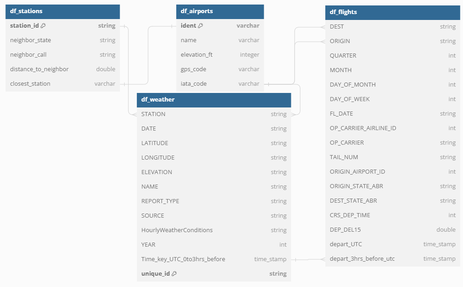
#> input picture Images/DatasetDiagram.png, 463 x 287 px, shrunk from 1022 x 633 before the run
$ python '261 Final Project - Phase II.py'
#> lines starting #> are read from the running program, lines starting #| are printed output that depends on the picture
# Databricks notebook source
# MAGIC %md
# MAGIC
# MAGIC # AeroProphet

# COMMAND ----------

# Import package for showing images
import matplotlib.pyplot as plt

# COMMAND ----------

# DBTITLE 1,Abstract
# MAGIC %md
# MAGIC The overall objective of this project is to predict departure delays greater than 15 minutes, 2 hours before takeoff. The business case is described in more detail in the next section, but the results of this analysis have significant benefits for both airlines and passengers.
# MAGIC
# MAGIC The specific goals of Phase II were to perform a data join, do a full EDA informed by Phase I, clean up the data, run a logistic regression baseline model, and use LASSO regularization to reduce our feature set.
# MAGIC
# MAGIC We started with 54 features at the beginning of this phase (including derived features) and ended up with 24. Later iterations of the model had a 22.85% improvement in F1 score over our baseline model.
# MAGIC
# MAGIC In the next phase of this project, we will revisit our engineering pipeline, experiment with additional models, and fine-tune those that perform best.

# COMMAND ----------

# DBTITLE 1,Business Case
# MAGIC %md
# MAGIC
# MAGIC The ability to anticipate delays will usher in a new era of empowered decision-making for passengers and seamless operations for airlines.
# MAGIC
# MAGIC Armed with this foresight, passengers will be able to adapt their plans in real-time and make more informed choices from the outset.
# MAGIC
# MAGIC Meanwhile, airlines will be able to more proactively address issues and come up with timely resolutions if they're able to foresee delays. Beyond these immediate benefits, this predictive analysis will also shed light on the major causes of delays, which airlines can use to improve their operational efficiency and elevate the customer experience.
# MAGIC
# MAGIC In a world that puts an increasing emphasis on efficiency, the power of real-time insights will transform the travel landscape.

# COMMAND ----------

# DBTITLE 1,Assignment/Credit Plan
# MAGIC %md
# MAGIC Phase Leader: Sreeram
# MAGIC
# MAGIC This table will be updated to include a phase's assigments at the beginning of that phase.
# MAGIC
# MAGIC | Phase | Task | Person | Expected Time (in Days) | Start/End Dates |
# MAGIC |----------|----------|----------|----------|----------|
# MAGIC | 2 | Notebook & Tasks Setup | Hailee | 1 | 11/7/23 |
# MAGIC | 2 | Abstract | Hailee | 1 | 11/27/23 |
# MAGIC | 2 | Business Case | Hailee | 1 | 11/8/23 |
# MAGIC | 2 | EDA | Nick, Sreeram | 10 | 11/9/23 - 11/20/23 |
# MAGIC | 2 | Data Cleaning | Landon | 7 | 11/19/23 - 11/25/23 |
# MAGIC | 2 | Feature Engineering | Nick | 7 | 11/19/23 - 11/26/23 |
# MAGIC | 2 | Baseline model | Nick, Landon, Sreeram, Hailee | 4 | 11/21/23 - 11/24/23 |
# MAGIC | 2 | Datasets Join | Landon | 10 | 11/9/23 - 11/20/23 |
# MAGIC | 2 | Feature Selection | Landon, Hailee, Sreeram | 4 | 11/21/23 - 11/24/23 |
# MAGIC | 2 | Evaluation | Hailee | 2  | 11/27/23 - 11/29/23 |
# MAGIC | 2 | Putting together presentation | Hailee, Nick, Landon, Sreeram | 4 | 11/21/23 - 11/29/23 |

# COMMAND ----------

# DBTITLE 1,Joining Data - Extra Credit
# MAGIC %md
# MAGIC We created a custom dataset using publicly available data from the Bureau of Labor Statistics on US flights from 2015 to 2019, which we joined with weather station data from that same time period using station and airport location datasets.
# MAGIC
# MAGIC Please use the following link to see our Data Join notebook (https://adb-4248444930383559.19.azuredatabricks.net/?o=4248444930383559#notebook/661347987654537/command/1537154891796692)
# MAGIC
# MAGIC The 4 datasets are summarized below:
# MAGIC | Dataframe | Source | Description
# MAGIC |----------|----------|----------|
# MAGIC | df_flights | Bureau of Labor Statistics | US flight data from 2015 to 2019, containing information on airlines, date, origin and destination airports, flight delay, time of departure, arrival. This is a historical data that can be used to figure out relevant features required to model to predict or classify if and when a flight is delayed.|
# MAGIC | df_weather | unknown | This dataset contains weather information for all the airports (source, destination) with columns capturing wind speed, dewpoint, visibility, elevation, humidity, precipitation which have a direct impact on the departure of a flight.|
# MAGIC |df_airports | DataHub | This dataset contains location, size, and identification information about US airports.|
# MAGIC |df_stations | unknown | This dataset contains location and identification information about weather stations and their distance to nearby airports. |
# MAGIC
# MAGIC The simplified database diagram below illustrates the relationships we were able to leverage in order to create our final dataset ('df_FSW') for the rest of the analysis.

# COMMAND ----------

import matplotlib.pyplot as plt

plt.figure(figsize=(10, 10))
image = plt.imread('Images/DatasetDiagram.png')
#> image is the input picture: shape (287, 463, 3) float32; mean R, G, B 0.914, 0.925, 0.934
plt.imshow(image)
plt.show()

# COMMAND ----------

# MAGIC %md
# MAGIC
# MAGIC To join the most recent weather of the closest station to the departing flight's origin airport, a time 'leveling' feature was derived for both the flights and weather datasets. This was done by collapsing every weather and flight to one of 8 possible time levels, each comprising a 3 hour time window. Since multiple weather reports for a station may have been reported within this window, the most recent weather reporting information to the time level was used to join with the flights dataset. This facilitated a compression of the weather dataset creating a more scalable join process. The table below summarizes the final joined dataset's dataframe size, memory storage, and join time requirements.
# MAGIC
# MAGIC
# MAGIC | Table | Rows | Columns | Memory (GB) | Time to Join (HH:MM:SS) |
# MAGIC |----------|----------|----------|----------|----------|
# MAGIC | df_flights | 74,177,433| 109 | 2.93 | None|
# MAGIC | df_weather | 898,983,399| 124 | 35.05 | None|
# MAGIC | df_stations | 5,004,169| 12 | 1.3 | None|
# MAGIC | df_airports | 57,421| 12 | 0.01 | None|
# MAGIC | flights | 72,515,921| 292 | 43.5 | 02:13:07|
# MAGIC
# MAGIC Cluster Details: DBR 13.3 LTS ML, Spark 3.4.1, Scala 2.12, Standaard_DS3_v2, 14GB, 4 Cores, Standard_DS3_v2, 84GB, 24 Cores, 1-6 workers

# COMMAND ----------

# DBTITLE 1,EDA
# MAGIC %md
# MAGIC
# MAGIC In this section we'll describe our exploration of the available features. We began by identifying duplicates, exploring missing data, converting datatypes, reviewing the distribution of each variable, and finally calculating the Pearson correlation for each variable with our outcome variable. To accomplish this, we first identified a variable of interest. We quickly selected "DEP_DEL15" which the flights [data dictionary](https://www.transtats.bts.gov/Fields.asp?gnoyr_VQ=FGJ) describes as "Departure Delay Indicator, 15 Minutes or More (1=Yes)".
# MAGIC
# MAGIC Please use the following link to see our full data cleaning process: https://adb-4248444930383559.19.azuredatabricks.net/?o=4248444930383559#notebook/2798664673116916
# MAGIC
# MAGIC The exploratory section of our EDA can be reviewed here: https://adb-4248444930383559.19.azuredatabricks.net/?o=4248444930383559#notebook/2798664673116918

# COMMAND ----------

# MAGIC %md
# MAGIC *Duplicates values*
# MAGIC
# MAGIC Upon loading the dataset, we found 31,133,308 duplicate values. We found the orignal source flights dataset had a duplicate for every record which likely drove this impact on our joined data. Since we aim to predict delays for each flight once, these duplicates were dropped from the dataset.

# COMMAND ----------

import matplotlib.pyplot as plt

plt.figure(figsize=(20, 20))
image = plt.imread('Images/duplicates_count.png')
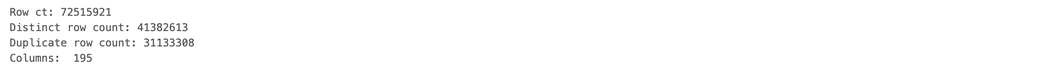
#> input picture Images/duplicates_count.png, 1047 x 73 px, shrunk from 2312 x 162 before the run
#> image is the input picture: shape (73, 1047, 4) float32; mean R, G, B, A 0.989, 0.989, 0.989, 1
plt.imshow(image)
plt.show()

# COMMAND ----------

# MAGIC %md
# MAGIC *Missing Values & Data Types*
# MAGIC
# MAGIC We next created a table showing the "Null" percentage of each column and their datatypes. The image below shows the top 10 values. As you can see, many features contain no information at all. Particularly features relating to [monthly averages and totals](https://www.ncei.noaa.gov/pub/data/cdo/documentation/LCD_documentation.pdf). It seems the National Oceanic and Atmospheric Administration has not maintained these fields. Given our purpose is to predict at a much more granular level (2 hrs before departure), this should not pose an issue. We decided to drop these features and any others with greater than 99% missing values given then contain little to no information.
# MAGIC
# MAGIC Thankfully, the dataset our team created did not have any missing values for our outcome variable, DEP_DEL15. However, initial analysis with other datasets (OTPW) did show some missing information in this field so our pipeline includes steps to drop such rows from our dataset so we do not infer the wrong label. Afterall, we do not want to train on delays that never occured. The rest of the features contained little missing data so we opted to impute them with the mean.
# MAGIC
# MAGIC Lastly, you'll notice that many features are stored as strings despite clearly representing numerical data. We converted all such fields to the proper data types (using the ast libary to convert them to python literals). This ensure we can generate summary statistics and enables us to train. The string values representing categorical data were left as strings but later one hot encoded to enable training.

# COMMAND ----------

import matplotlib.pyplot as plt

plt.figure(figsize=(20, 20))
image = plt.imread('Images/missing_values.png')
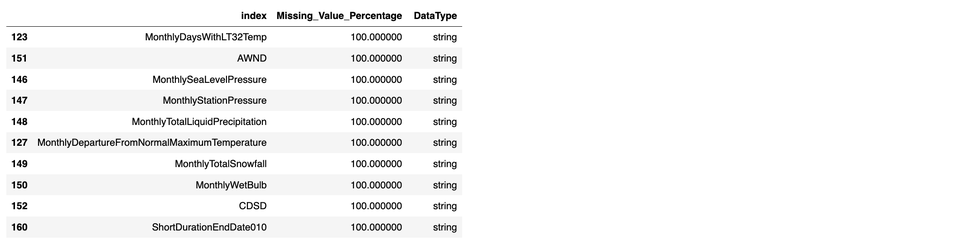
#> input picture Images/missing_values.png, 956 x 240 px, shrunk from 2110 x 530 before the run
#> image is the input picture: shape (240, 956, 4) float32; mean R, G, B, A 0.964, 0.964, 0.964, 1
plt.imshow(image)
plt.show()

# COMMAND ----------

# MAGIC %md
# MAGIC
# MAGIC In addition to dropping features with high amounts of missing values, we decided to drop any feature that is only known after take off. This avoids data leakage since our goal is to predict flight delays no more than 2 hours in advance of depature.
# MAGIC
# MAGIC Several other features were dropped because they were categorial and contained too many values to one hot-encode, datetime objects (which are not by themselves understandable to a machine learning model), or were redundant to other features.
# MAGIC
# MAGIC Note the following are features we engineered which we'll discuss in more detail in a coming section:   <br>  <br>
# MAGIC
# MAGIC - previous_flight_delay
# MAGIC - days_to_nearest_holiday
# MAGIC - Plane_Delays_last_24H
# MAGIC - airport_delays_in_previous_24_hours
# MAGIC - region

# COMMAND ----------

# DBTITLE 0,Summary statistics
# MAGIC %md
# MAGIC   *Summary statistics*   <br>  <br>
# MAGIC
# MAGIC   - We captured some statistics on the flight delay for the entire data set and found the following
# MAGIC     * Total Flight Count: 64457088
# MAGIC     * Number of Flights Delayed by More Than 15 Minutes: 11175240
# MAGIC     * Delayed Flight Percentage: 17.33748815956439
# MAGIC     * On Time Flight Percentage: 82.66251184043561
# MAGIC
# MAGIC During the time period between 2015-2019, 17.33% of total flights were delayed which is considerable amount. Predicting these delays in advance will provide a significant advantage to our customers and operations by reducing distributions.

# COMMAND ----------

plt.figure(figsize=(20, 20))
image = plt.imread('Images/Mean,median,stddevofvars.png')
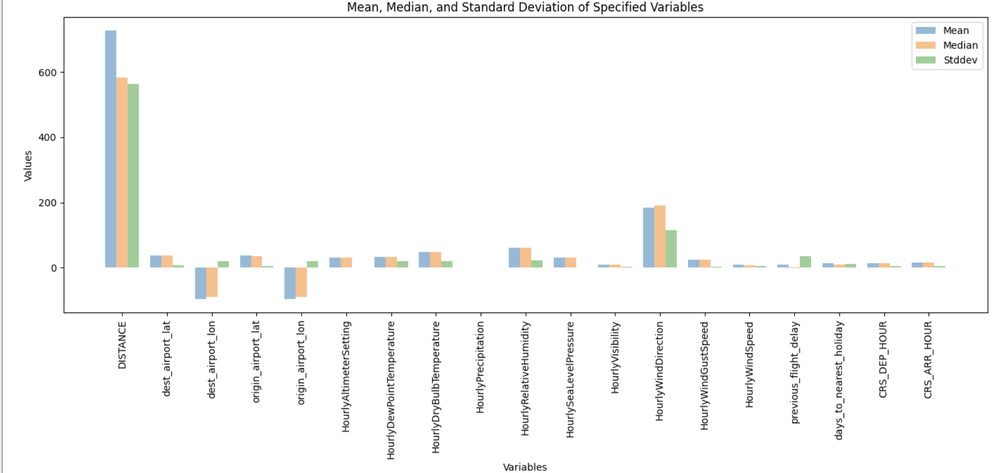
#> input picture Images/Mean,median,stddevofvars.png, 1003 x 473 px, shrunk from 2214 x 1044 before the run
#> image is the input picture: shape (473, 1003, 4) float32; mean R, G, B, A 0.975, 0.976, 0.974, 1
plt.imshow(image)
plt.show()


# COMMAND ----------

# MAGIC %md
# MAGIC
# MAGIC The bar plot above shows mean, median, and standard deviation on 3 months of data. This helps us understand the scale and distribution of each feature. Clearly, some features have a much larger range than others. To account for this, standardization was applied as part of EDA by dividing by the standard deviation of each variable.

# COMMAND ----------

# DBTITLE 0,Pearson's Correlation Analysis
# MAGIC %md
# MAGIC
# MAGIC *Pearson's Correlation Analysis*   <br>
# MAGIC
# MAGIC After dropping several non-relevant columns from the joined dataset, we examined pearson's correlation between each numerical feature and our outcome variable DEP_DEL15. Note that we'd prefer to analyze the correlation between our features and a continous delay variable (instead of binary) but this was previously dropped from our dataset to avoid data leakage. We plan to recalculate correlation in the future.
# MAGIC
# MAGIC The resulting bar chart below shows a strong correlation between depature delays and each of our engineered features (previous_flight_delay, days_to_nearest_holiday, Plane_Delays_last_24H, airport_delays_in_previous_24_hours, region). Other features show no relationship and were dropped from our dataset as a result ('FLIGHTS', 'dest_station_dis', 'origin_station_dis', 'ELEVATION', 'HourlyPressureChange', 'HourlyPressureTendency', 'HourlyStationPressure').

# COMMAND ----------

plt.figure(figsize=(20, 20))
image = plt.imread('Images/corr_to_dep_del15.png')
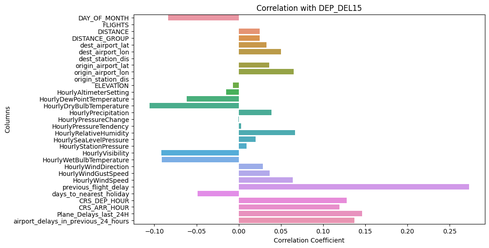
#> input picture Images/corr_to_dep_del15.png, 489 x 248 px, shrunk from 1079 x 547 before the run
#> image is the input picture: shape (248, 489, 4) float32; mean R, G, B, A 0.946, 0.94, 0.947, 1
plt.imshow(image)
plt.show()

# COMMAND ----------

# MAGIC %md
# MAGIC Next we created a correlation heatmap to examine relationships between features. We found that DISTANCE_GROUP and HourlyWetBulbTemperature were strongly correlated to other features and could be dropped.

# COMMAND ----------

import matplotlib.pyplot as plt

plt.figure(figsize=(20, 20))
image = plt.imread('Images/Correlation heatmap.png')
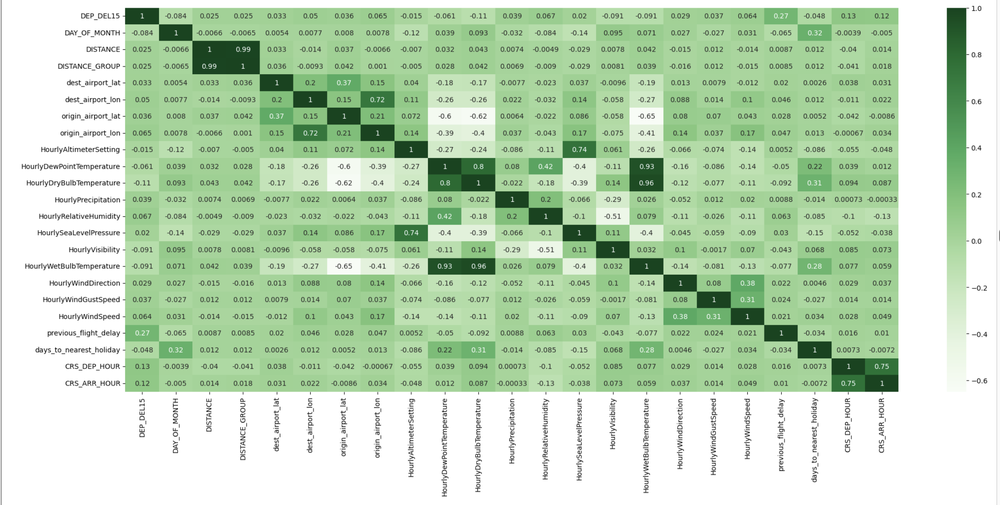
#> input picture Images/Correlation heatmap.png, 1000 x 505 px, shrunk from 2208 x 1116 before the run
#> image is the input picture: shape (505, 1000, 4) float32; mean R, G, B, A 0.747, 0.847, 0.727, 1
plt.imshow(image)
plt.show()

# COMMAND ----------

# MAGIC %md
# MAGIC *Exploratory plots*
# MAGIC
# MAGIC After selecting a set of preliminary features, we explored where delays were occuring and who was causing them. Each plot below gives a different perspecitive on this question.

# COMMAND ----------

plt.figure(figsize=(20, 20))
#> (the run stopped early here; a loop or call above may not have finished)
